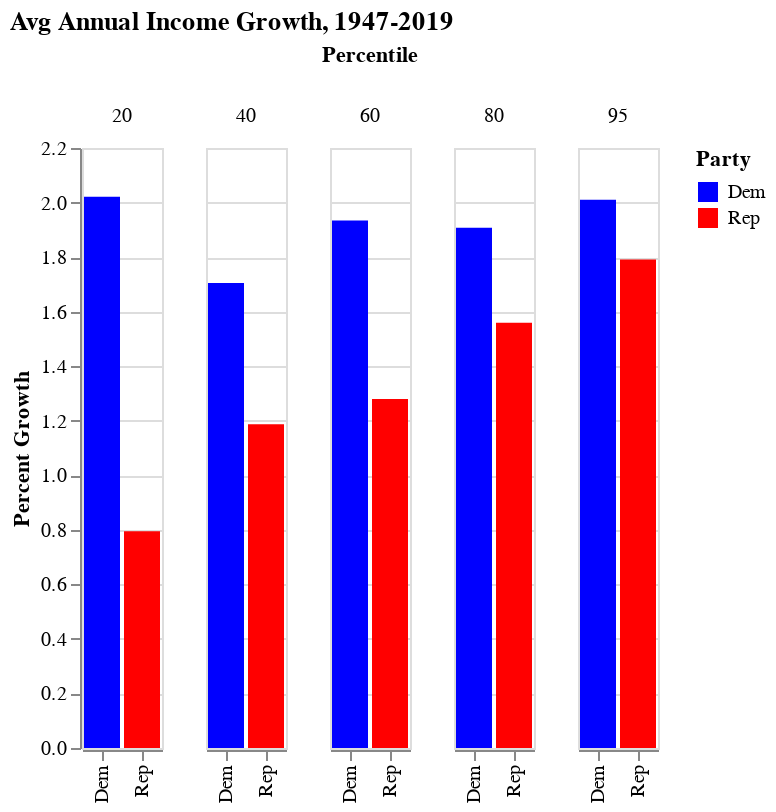

Notebook code cell kept with this figure:
### Markdown cell above
Finally I can graph. I pretty much just followed an example from the altair documentation here: https://altair-viz.github.io/

### Code cell
#Unlagged chart
chart = alt.Chart(df).mark_bar().encode(
    alt.X('Party', title = ""),
    alt.Y('mean(Growth)', title = "Percent Growth"),
    color = alt.Color('Party', scale = alt.Scale(domain = domain, range = range_)),
    column = 'Percentile'
).properties(
    title = 'Avg Annual Income Growth, 1947-2019'
)

# I could save the chart out as a .html file
# chart.save("pres.html")

# Or just print it inside the notebook
chart

### Figure 1 — Vega-Lite specification as saved in the notebook (floating-point values rounded to 4 significant figures; data arrays with more than 128 entries replaced by an {"elided": "..."} marker saying what was removed)
{"config": {"view": {"continuousWidth": 400, "continuousHeight": 300}}, "data": {"name": "data-773ad878ad83ca4769344d10aed13684"}, "mark": "bar", "encoding": {"color": {"type": "nominal", "field": "Party", "scale": {"domain": ["Dem", "Rep"], "range": ["blue", "red"]}}, "column": {"type": "nominal", "field": "Percentile"}, "x": {"type": "nominal", "field": "Party", "title": ""}, "y": {"type": "quantitative", "aggregate": "mean", "field": "Growth", "title": "Percent Growth"}}, "title": "Avg Annual Income Growth, 1947-2019", "$schema": "https://vega.github.io/schema/vega-lite/v4.8.1.json", "datasets": {"data-773ad878ad83ca4769344d10aed13684": {"elided": "365 records"}}}
